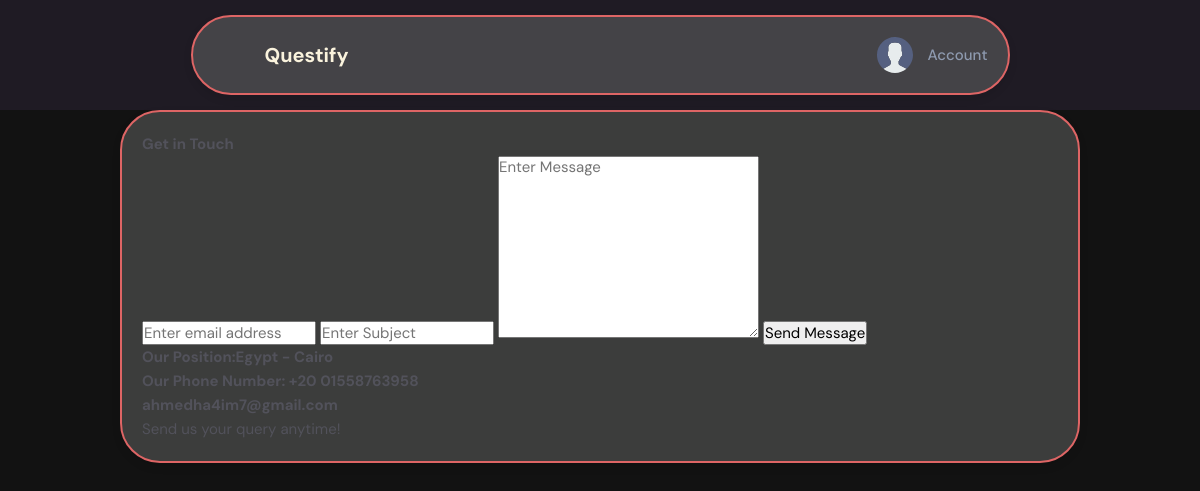
The app's page /contact/, older data.
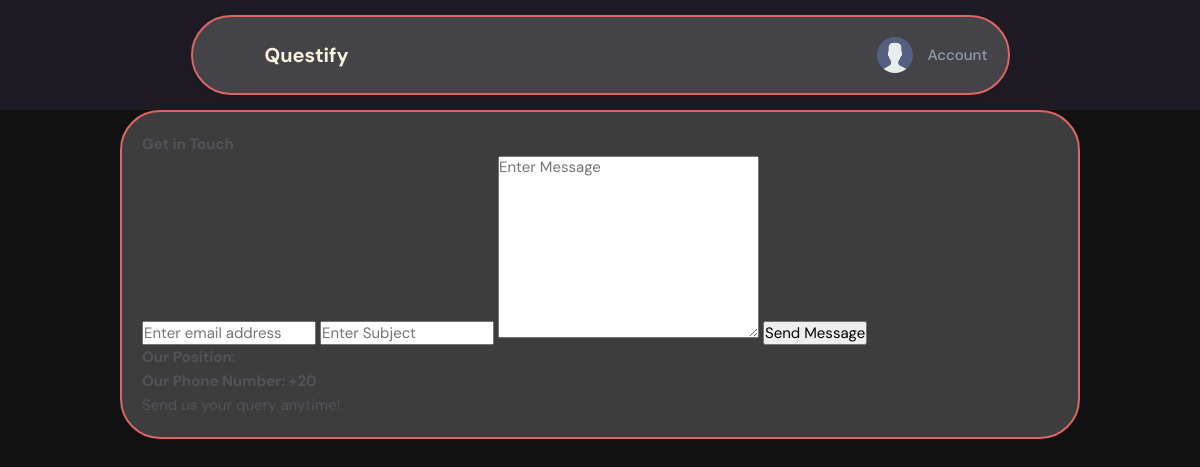
The same page, newer data.
### contact/models.py (models this page shows, shortened)
class Info(models.Model):
    place = models.CharField(max_length=50)
    tel = models.CharField(max_length=50)
    email = models.EmailField(max_length=50)

### contact/views.py (the view, shortened to what this page needs)
# urls.py: path('', views.contact,name="contact"),
def contact(request):
    myinfo = Info.objects.first()
    return render(request,"contact/contact.html",{'myinfo':myinfo})

### project/notification_context.py (called while the page is built)
def notification_view(request):
    if request.user.is_authenticated:
        notifications = Notification.objects.filter(to_user=request.user, is_read=True)
        not_read_notifications = Notification.objects.filter(to_user=request.user , is_read=False)
        count = not_read_notifications.count()
        return {'notification_count': count,"my_notifications": notifications,"not_read_notifications": not_read_notifications}
    else:
        count = 0
    return {'notification_count': count}

### project/time_context.py (called while the page is built)
def get_datetime_now(request):
    year = datetime.date.today().year
    return {'year_now': year}

### contact/templates/contact/contact.html (shortened to what this page needs)
{% extends 'base.html' %}
{% block body %}
          <h2 class="contact-title">Get in Touch</h2>
          <form class="form-contact contact_form" method="post">
                  <input class="form-control" name="email"  type="email" onfocus="this.placeholder = ''" onblur="this.placeholder = 'Enter email address'" placeholder = 'Enter email address'>
                  <input class="form-control" name="subject"  type="text" onfocus="this.placeholder = ''" onblur="this.placeholder = 'Enter Subject'" placeholder = 'Enter Subject'>
                  <textarea class="form-control w-100" name="message"  cols="30" rows="9" onfocus="this.placeholder = ''" onblur="this.placeholder = 'Enter Message'" placeholder = 'Enter Message'></textarea>
                  <button type="submit" class="button button-contactForm btn_4 boxed-btn">Send Message</button>
          </form>
              <h3>Our Position:{{myinfo.place}}</h3>
              <h3>Our Phone Number: +20 {{myinfo.tel}}</h3>
              <h3>{{myinfo.email}}</h3>
              <p>Send us your query anytime!</p>
</body>
{% endblock body %}

Row changes from the older to the newer data that the page shows:
removed Info: place "Egypt - Cairo", tel "01558763958", email "ahmedha4im7@gmail.com"
